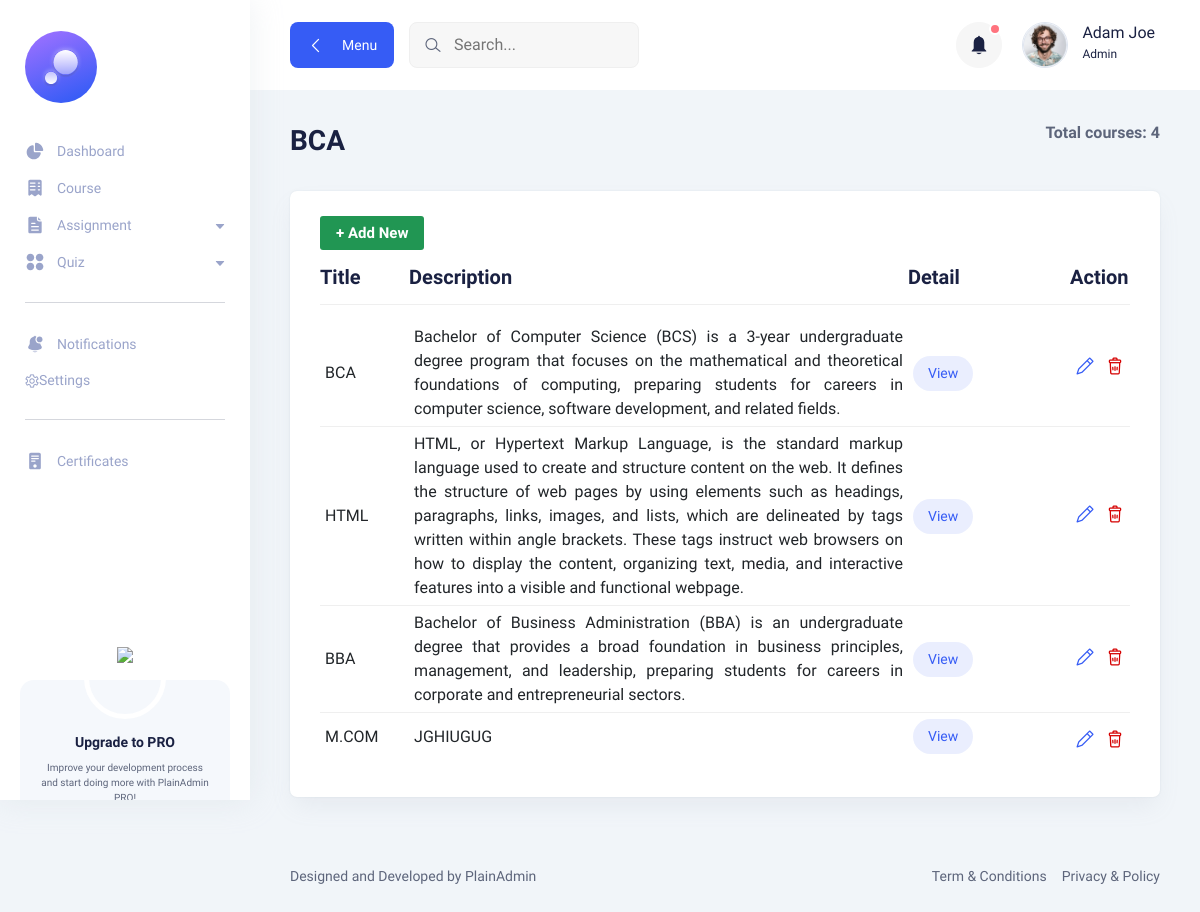
The page /course/ on the database as committed earlier.
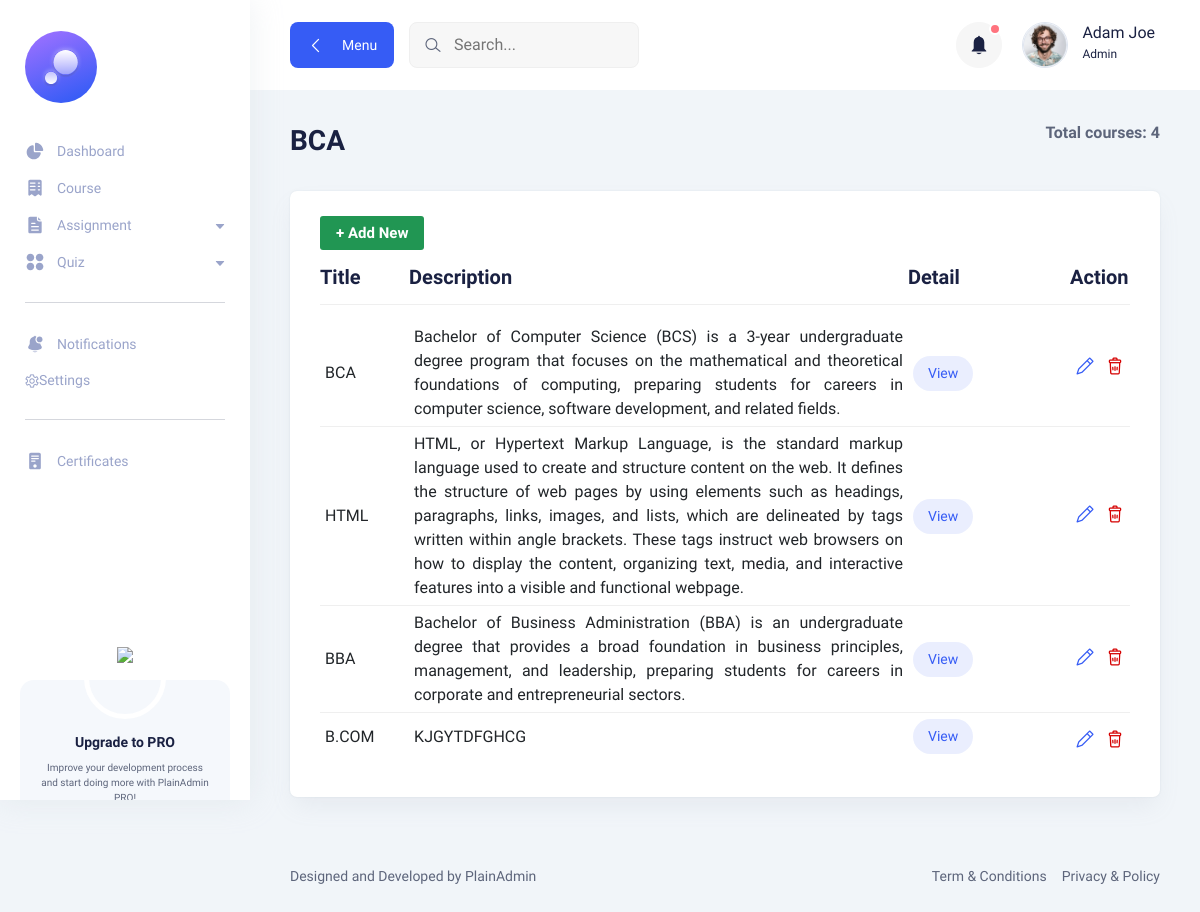
The same page on the database as committed later.
### learning_hub_app/models.py (models this page shows, shortened)
class Course(models.Model):
    title = models.CharField(max_length=200)
    description = models.TextField(default="")
    instructor = models.CharField(max_length=50)

### learning_hub_app/views.py (the view)
# urls.py: path("course/", courses_list, name='courses_list'),
def courses_list(request):
    all_course = Course.objects.all()
    return render(request,'teacher/course_list.html',{'course':all_course})

### learning_hub_app/templates/teacher/course_list.html
{% extends 'student/basefile.html' %}
{% block body %}
      <section class="table-components">
        <div class="container-fluid">
          <div class="title-wrapper pt-30">
            <div class="row align-items-center">
              <div class="col-md-6">
                <div class="title">
                  <h2>BCA</h2>
                </div>
              </div>
              <div class="col-md-6">
                <div class="breadcrumb-wrapper">
                  <nav aria-label="breadcrumb">
                    <ol class="breadcrumb">
                        <p class="total" style="margin: 0; font-weight: bold;">Total courses: {{ course|length }}</p>
                    </ol>
                  </nav>
                </div>
              </div>
            </div>
          </div>
          <div class="tables-wrapper">
            <div class="row">
              <div class="col-lg-12">
                <div class="card-style mb-30">
                  <a href="{% url 'add_course' %}"  class="main-btn success-btn btn-hover"  style="font-size: 15px; font-weight: 600; padding: 4px 15px;">+ Add New</a>
                  <div class="table-wrapper table-responsive">
                    <table class="table">
                      <thead>
                        <tr>
                          <th style="width:11%;" >
                            <h4>Title</h4>
                          </th>
                          <th class="lead-email">
                            <h4>Description</h4>
                          </th>
                         <div>
                           <th style="width:20%">
                            <h4>Detail</h4>
                          </th>
                         </div>
                          <th>
                            <h4>Action</h4>
                          </th>
                        </tr>
                      </thead>
                      <tbody>
                         {% for a in course %}
                        <tr>
                          <td class="min-width">
                            {{ a.title }}
                          </td>
                          <td class="min-width" style="text-align:justify">
                           {{ a.description }}
                          </td>
                          <td class="min-width">
                           <a href="{% url 'course_detail' a.id %}" class="status-btn active-btn">View</a>
                          </td>
                          <td>
                            <div class="action">
                              <button class="edit">
                                <a href="{% url 'edit_course' a.id %}" class="text-primary">
                                  <i class="lni lni-pencil"></i>
                                </a>
                              </button>
                              <button class="text-danger">
                                <a href="{% url 'delete_course' a.id %}" class="text-danger"
                                onclick="return confirm('Are you sure you want to delete this course?');">
                                  <i class="lni lni-trash-can"></i>
                                </a>
                              </button>
                            </div>
                          </td>
                        </tr>
                        {% empty %}
                        <tr>
                          <td colspan="5">No courses available.</td>
                        </tr>
                        {% endfor %}
                      </tbody>
                    </table>
                  </div>
                </div>
              </div>
            </div>
          </div>
        </div>
      </section>
{% endblock %}

Rows that differ between the two databases and show on the page:
removed Course: title "M.COM", description "JGHIUGUG"
added Course: title "B.COM", description "KJGYTDFGHCG"
